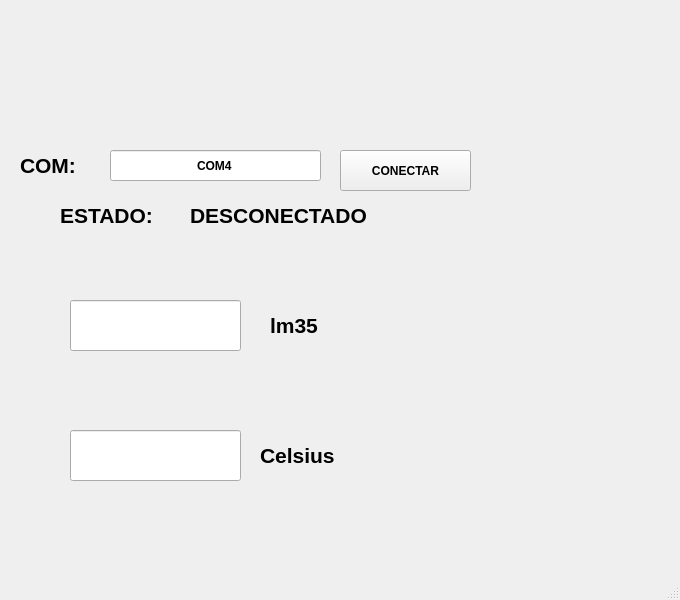
<?xml version="1.0" encoding="UTF-8"?>
<ui version="4.0">
 <class>MainWindow</class>
 <widget class="QMainWindow" name="MainWindow">
  <property name="geometry">
   <rect>
    <x>0</x>
    <y>0</y>
    <width>680</width>
    <height>600</height>
   </rect>
  </property>
  <property name="windowTitle">
   <string>MainWindow</string>
  </property>
  <widget class="QWidget" name="centralwidget">
   <widget class="QLabel" name="label_3">
    <property name="geometry">
     <rect>
      <x>60</x>
      <y>200</y>
      <width>121</width>
      <height>31</height>
     </rect>
    </property>
    <property name="font">
     <font>
      <pointsize>16</pointsize>
      <weight>75</weight>
      <bold>true</bold>
     </font>
    </property>
    <property name="text">
     <string>ESTADO:</string>
    </property>
   </widget>
   <widget class="QLabel" name="label_2">
    <property name="geometry">
     <rect>
      <x>20</x>
      <y>150</y>
      <width>81</width>
      <height>31</height>
     </rect>
    </property>
    <property name="font">
     <font>
      <pointsize>16</pointsize>
      <weight>75</weight>
      <bold>true</bold>
     </font>
    </property>
    <property name="text">
     <string>COM:</string>
    </property>
   </widget>
   <widget class="QLabel" name="txt_estado">
    <property name="geometry">
     <rect>
      <x>190</x>
      <y>200</y>
      <width>181</width>
      <height>31</height>
     </rect>
    </property>
    <property name="font">
     <font>
      <pointsize>16</pointsize>
      <weight>75</weight>
      <bold>true</bold>
     </font>
    </property>
    <property name="text">
     <string>DESCONECTADO</string>
    </property>
   </widget>
   <widget class="QLabel" name="label_5">
    <property name="geometry">
     <rect>
      <x>480</x>
      <y>360</y>
      <width>161</width>
      <height>131</height>
     </rect>
    </property>
    <property name="text">
     <string/>
    </property>
    <property name="pixmap">
     <pixmap resource="../../recursos.qrc">:/Variadas/Imagenes/LogoEquipo.jpeg</pixmap>
    </property>
    <property name="scaledContents">
     <bool>true</bool>
    </property>
   </widget>
   <widget class="QLabel" name="label">
    <property name="geometry">
     <rect>
      <x>40</x>
      <y>20</y>
      <width>141</width>
      <height>111</height>
     </rect>
    </property>
    <property name="text">
     <string/>
    </property>
    <property name="pixmap">
     <pixmap resource="../../recursos.qrc">:/Logos/Imagenes/uat-solo-chico.png</pixmap>
    </property>
    <property name="scaledContents">
     <bool>true</bool>
    </property>
   </widget>
   <widget class="QLineEdit" name="txt_com">
    <property name="geometry">
     <rect>
      <x>110</x>
      <y>150</y>
      <width>211</width>
      <height>31</height>
     </rect>
    </property>
    <property name="font">
     <font>
      <weight>75</weight>
      <bold>true</bold>
     </font>
    </property>
    <property name="text">
     <string>COM4</string>
    </property>
    <property name="alignment">
     <set>Qt::AlignCenter</set>
    </property>
   </widget>
   <widget class="QLabel" name="label_4">
    <property name="geometry">
     <rect>
      <x>480</x>
      <y>30</y>
      <width>161</width>
      <height>141</height>
     </rect>
    </property>
    <property name="text">
     <string/>
    </property>
    <property name="pixmap">
     <pixmap resource="../../recursos.qrc">:/Logos/Imagenes/fians.png</pixmap>
    </property>
    <property name="scaledContents">
     <bool>true</bool>
    </property>
   </widget>
   <widget class="QPushButton" name="btn_accion">
    <property name="geometry">
     <rect>
      <x>340</x>
      <y>150</y>
      <width>131</width>
      <height>41</height>
     </rect>
    </property>
    <property name="font">
     <font>
      <weight>75</weight>
      <bold>true</bold>
     </font>
    </property>
    <property name="text">
     <string>CONECTAR</string>
    </property>
   </widget>
   <widget class="QLineEdit" name="txt_temperatura">
    <property name="geometry">
     <rect>
      <x>70</x>
      <y>430</y>
      <width>171</width>
      <height>51</height>
     </rect>
    </property>
   </widget>
   <widget class="QLabel" name="txt_estado_2">
    <property name="geometry">
     <rect>
      <x>260</x>
      <y>440</y>
      <width>181</width>
      <height>31</height>
     </rect>
    </property>
    <property name="font">
     <font>
      <pointsize>16</pointsize>
      <weight>75</weight>
      <bold>true</bold>
     </font>
    </property>
    <property name="text">
     <string>Celsius</string>
    </property>
   </widget>
   <widget class="QLineEdit" name="txt_lm35">
    <property name="geometry">
     <rect>
      <x>70</x>
      <y>300</y>
      <width>171</width>
      <height>51</height>
     </rect>
    </property>
   </widget>
   <widget class="QLabel" name="txt_estado_3">
    <property name="geometry">
     <rect>
      <x>270</x>
      <y>310</y>
      <width>181</width>
      <height>31</height>
     </rect>
    </property>
    <property name="font">
     <font>
      <pointsize>16</pointsize>
      <weight>75</weight>
      <bold>true</bold>
     </font>
    </property>
    <property name="text">
     <string>lm35</string>
    </property>
   </widget>
  </widget>
  <widget class="QMenuBar" name="menubar">
   <property name="geometry">
    <rect>
     <x>0</x>
     <y>0</y>
     <width>680</width>
     <height>22</height>
    </rect>
   </property>
  </widget>
  <widget class="QStatusBar" name="statusbar"/>
 </widget>
 <resources>
  <include location="../../recursos.qrc"/>
 </resources>
 <connections/>
</ui>
